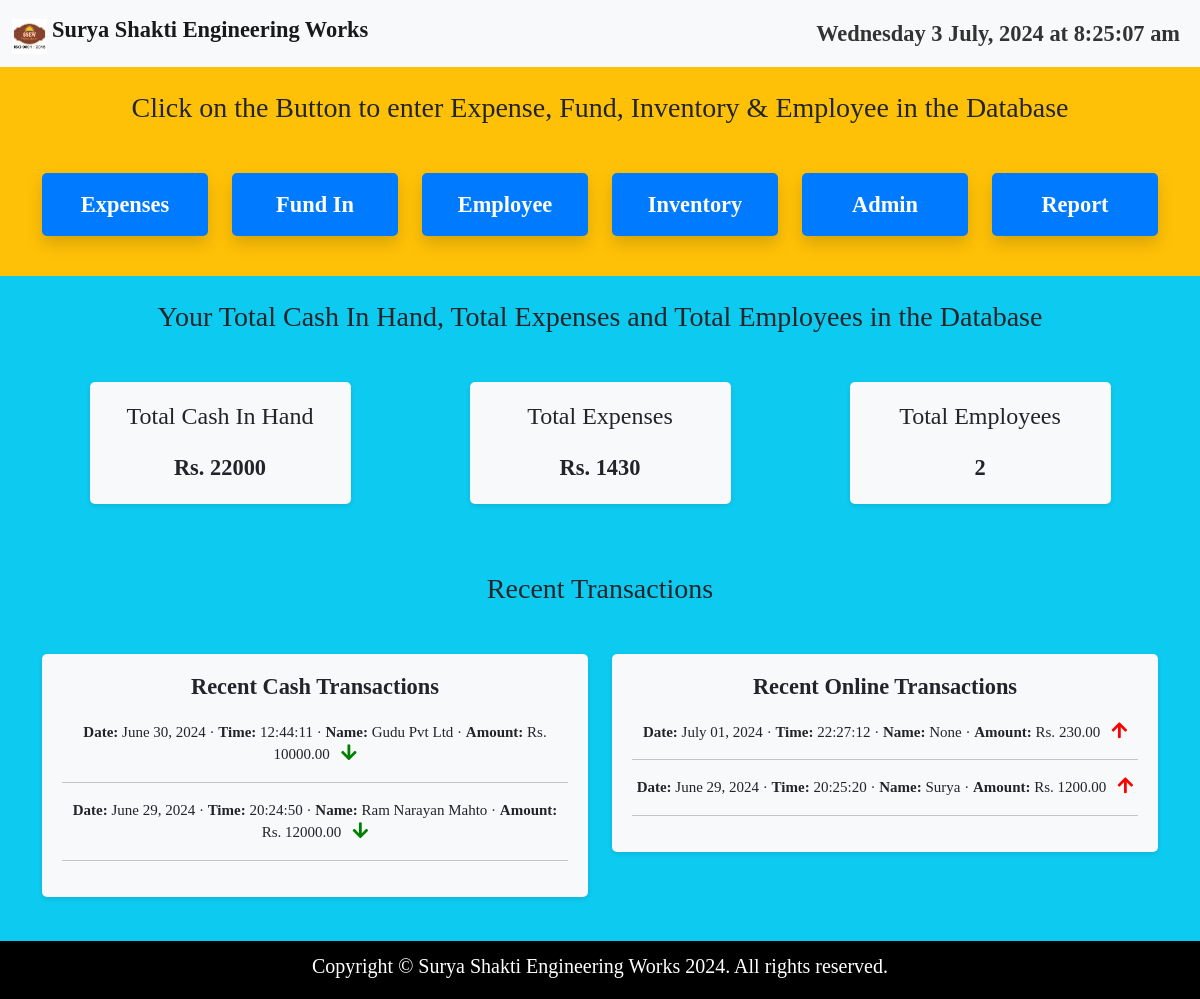
Before: / with the older database file.
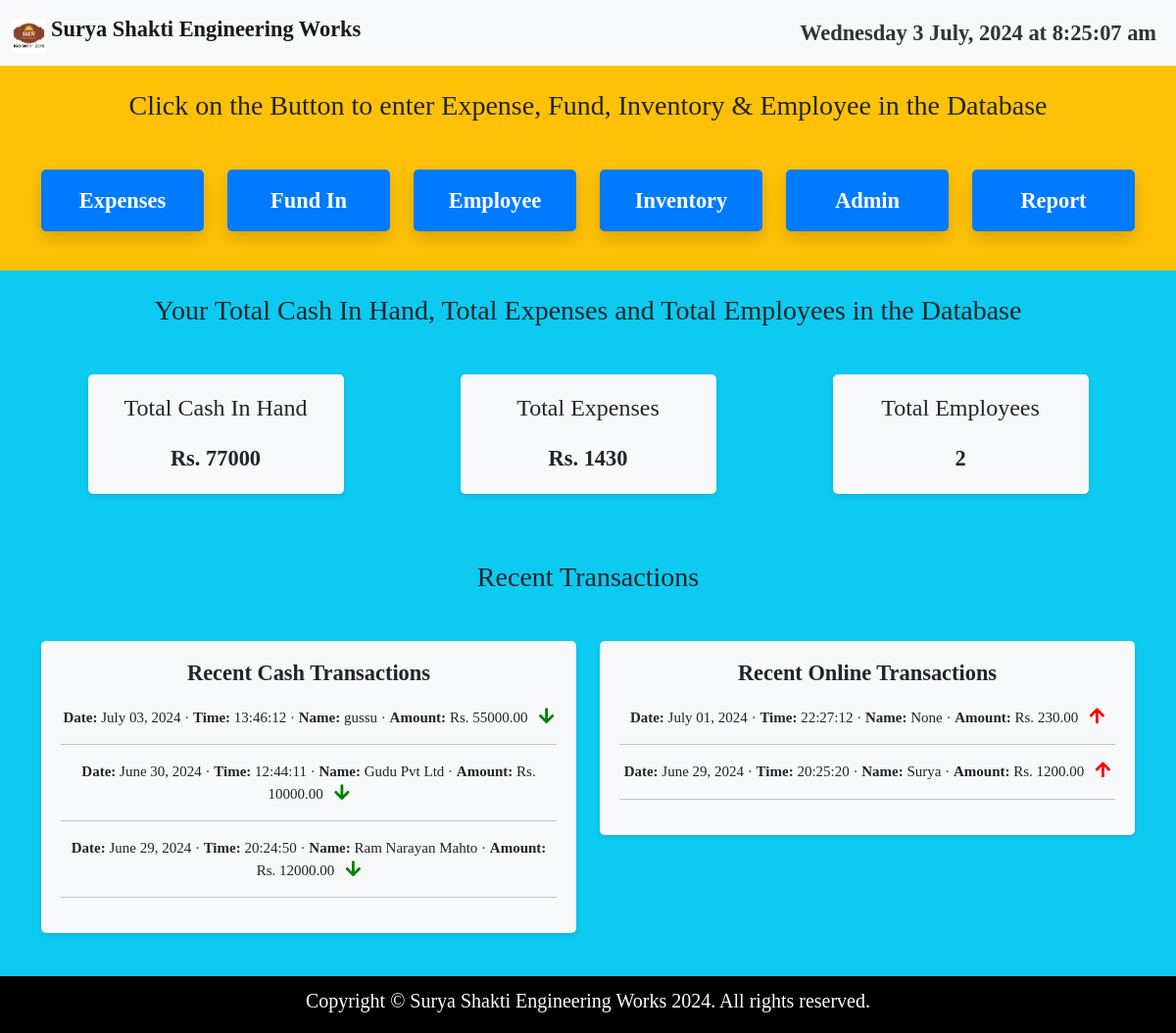
After: the same page with the newer database file.
### home/models.py (models this page shows, shortened)
class FundIn(models.Model):
    date_time = models.DateTimeField(auto_now_add=True)
    online_fund = models.DecimalField(max_digits=10, decimal_places=2)
    cash_fund = models.DecimalField(max_digits=10, decimal_places=2)
    name = models.CharField(max_length=50)
    source = models.ForeignKey(Source, on_delete=models.CASCADE)
    subsource = models.ForeignKey(SubSource, on_delete=models.CASCADE, default=1)
    remark = models.TextField(blank=True, null=True)
    received_by = models.ForeignKey('Employee', on_delete=models.SET_NULL, null=True, blank=True)

class Expenses(models.Model):
    date_time = models.DateTimeField(auto_now_add=True)
    online_expenses = models.DecimalField(max_digits=10, decimal_places=2)
    cash_expenses = models.DecimalField(max_digits=10, decimal_places=2)
    name_of_person = models.CharField(max_length=50, null=True, blank=True)
    remark = models.TextField(blank=True, null=True)
    is_employee_expense = models.BooleanField(default=False)
    employee = models.ForeignKey('Employee', on_delete=models.SET_NULL, null=True, blank=True)
    category = models.ForeignKey('Category', on_delete=models.CASCADE)
    subcategory = models.ForeignKey('SubCategory', on_delete=models.CASCADE, default=1)

### home/views.py (the view)
# urls.py: 2. Add a URL to urlpatterns:  path('', views.home, name='home')
def home(request):
    total_cash_expense = Expenses.objects.aggregate(models.Sum('cash_expenses'))['cash_expenses__sum'] or 0
    total_online_expense = Expenses.objects.aggregate(models.Sum('online_expenses'))['online_expenses__sum'] or 0
    total_cash_fund = FundIn.objects.aggregate(models.Sum('cash_fund'))['cash_fund__sum'] or 0
    total_online_fund = FundIn.objects.aggregate(models.Sum('online_fund'))['online_fund__sum'] or 0
    total_fund = total_cash_fund + total_online_fund
    total_expense = total_cash_expense + total_online_expense
    total_cash_in_hand = total_cash_fund - total_cash_expense
    total_employees = Employee.objects.count()
    recent_cash_expense = Expenses.objects.filter(cash_expenses__gt=0).order_by('-date_time')[:2]
    recent_cash_fund_ins = FundIn.objects.filter(cash_fund__gt=0).order_by('-date_time')[:3]
    recent_online_expense = Expenses.objects.filter(online_expenses__gt=0).order_by('-date_time')[:2]
    recent_online_fund_ins = FundIn.objects.filter(online_fund__gt=0).order_by('-date_time')[:3]
    context = {
        'total_expense': total_expense,
        'total_cash_in_hand': total_cash_in_hand,
        'total_employees': total_employees,
        'recent_cash_expense': recent_cash_expense,
        'recent_cash_fund_ins': recent_cash_fund_ins,
        'recent_online_expense': recent_online_expense,
        'recent_online_fund_ins': recent_online_fund_ins,
    }
    return render(request, 'index.html', context)

### home/templates/index.html (shortened to what the changed rows need)
<!DOCTYPE html>
<html lang="en">
<head>
    <link href="https://cdn.jsdelivr.net/npm/bootstrap@5.0.2/dist/css/bootstrap.min.css" rel="stylesheet"
>
    <link rel="stylesheet" href="https://cdnjs.cloudflare.com/ajax/libs/font-awesome/5.15.4/css/all.min.css">
    <link href="../static/css/style.css" rel="stylesheet">
    <link href="../static/css/responsive.css" rel="stylesheet">
</head>
<body>
    <div class="main_container">
        <div class="bg-info text-center py-4">
            <div class="container">
                <div class="row justify-content-around">
                    <div class="col-12 col-md-3">
                        <div class="info-box">
                            <h4>Total Cash In Hand</h4>
                            <div class="value">Rs. {{total_cash_in_hand}}</div>
                        </div>
                    </div>
                </div>
            </div>
        </div>
        <div class="bg-info text-center py-4">
            <div class="container">
                <div class="row justify-content-around">
                    <div class="col-12 col-md-6">
                        <div class="info-box">
                            <div style="font-size: 15px;">
                                <ul class="list-unstyled">
                                    {% for fund_in in recent_cash_fund_ins %}
                                    <li>
                                        <b>Date:</b> {{ fund_in.date_time|date:"F d, Y" }} &middot;
                                        <b>Time:</b> {{ fund_in.date_time|time:"H:i:s" }} &middot;
                                        <b>Name:</b> {{ fund_in.name }} &middot;
                                        <b>Amount:</b> Rs. {{ fund_in.cash_fund }} &nbsp;
                                        <i class="fas fa-arrow-down" style="color: green;font-size: 18px; font-weight: bold;"></i>
                                    </li>
                                    <hr>
                                    {% endfor %}
                                </ul>
                            </div>
                        </div>
                    </div>
                    <div class="col-12 col-md-6">
                        <div class="info-box">
                            <div style="font-size: 15px;">
                                <ul class="list-unstyled">
                                    {% for transaction in recent_online_expense %}
                                    <li>
                                        <b>Date:</b> {{ transaction.date_time|date:"F d, Y" }} &middot;
                                        <b>Time:</b> {{ transaction.date_time|time:"H:i:s" }} &middot;
                                        <b>Name:</b> {{ transaction.name_of_person }} &middot;
                                        <b>Amount:</b> Rs. {{ transaction.online_expenses }} &nbsp;
                                        <i class="fas fa-arrow-up" style="color: red;font-size: 18px; font-weight: bold;"></i>
                                    </li>
                                    <hr>
                                    {% endfor %}
                                </ul>
                            </div>
                        </div>
                    </div>
                </div>
            </div>
        </div>
    </div>
</body>
</html>

Changed rows visible on the page:
added FundIn: date_time "July 03, 2024", date_time "13:46:12", name "gussu", cash_fund "55000.00"
Other visible differences:
{{ total_cash_in_hand }}: "22000" → "77000"
